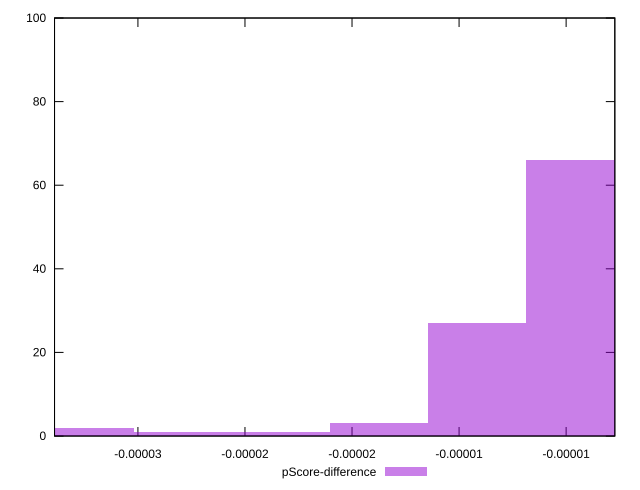

Generate this figure with gnuplot:
reset

$pScoreDifference <<EOF
-0.000009152950719851938 27
-0.000004576475359925969 66
-0.000013729426079777907 3
-0.000027458852159555814 2
-0.000022882376799629843 1
-0.000018305901439703876 1
EOF

set key outside below
set boxwidth 0.000004576475359925969
set xrange [-0.00002889472434342011:-0.0000027252209786610138]
set yrange [0:100]
set trange [0:100]
set style fill transparent solid 0.5 noborder
set terminal svg size 640, 490 enhanced background rgb 'white'
set output "report_00009_2021-02-08T22-37-41.559Z/bootup-time/samples/pages+cached+noadtech+nomedia/pScore-difference/histogram.svg"

plot $pScoreDifference title "pScore-difference" with boxes

reset
